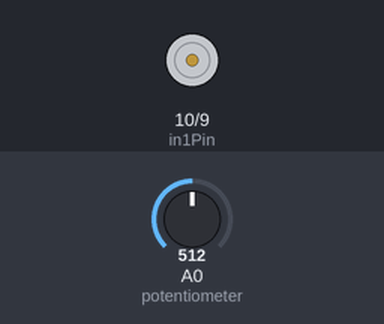
This sketch was run on a simulated Arduino Uno, built with avr-gcc and run on an emulated ATmega328P. Shown: motor-driver pin pairs drawn as motors (green arrow = first pin HIGH = forward, orange = second pin HIGH = backward, longer = more drive, scaled by the enable pin). The test bench sets the inputs (shaded band); at power-on: A0 (potentiometer) = 512.

Above: at 1.2 s.
1.3 s: A0 (potentiometer) set to 513
2.8 s: A0 (potentiometer) set to 716
At 3.3 s:
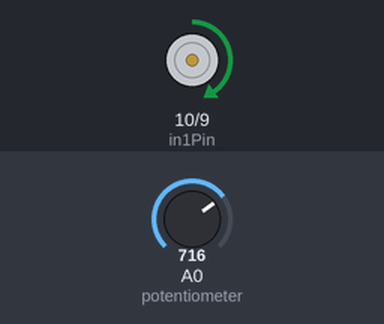
4.3 s: A0 (potentiometer) set to 900
At 5.5 s:
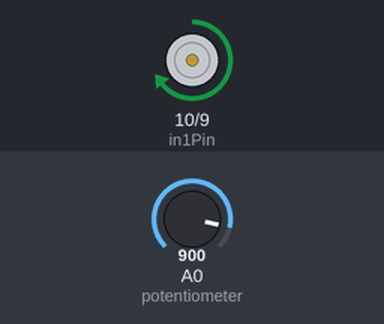
5.8 s: A0 (potentiometer) set to 502
At 6.7 s:
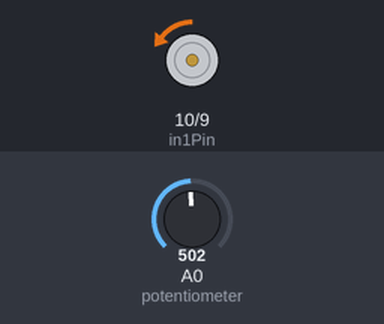
7.3 s: A0 (potentiometer) set to 522
At 7.9 s:
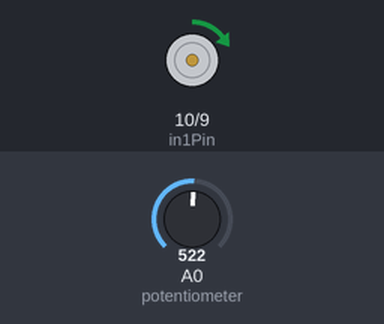
Timing chart, 0 to 9.8 s (numbered marks = the images above; inputs shaded):
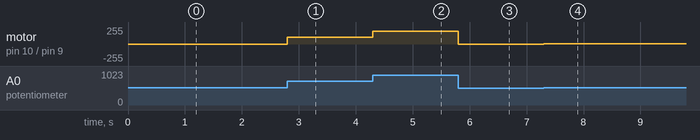

Measured:
- after the input at 2.8 s, motor on pin 10 (in1Pin) / pin 9 (in2Pin): stopped → forward 101/255 at once
- after the input at 4.3 s, motor on pin 10 (in1Pin) / pin 9 (in2Pin): forward 101/255 → forward 193/255 at once
- after the input at 5.8 s, motor on pin 10 (in1Pin) / pin 9 (in2Pin): forward 193/255 → backward 4/255 at once
- after the input at 7.3 s, motor on pin 10 (in1Pin) / pin 9 (in2Pin): backward 4/255 → forward 4/255 at once

The sketch:

Sketch_11.2.1_Control_Motor_by_L293D.ino
```cpp
/*
  Sketch 11.2.1
  Control Motor by L293D

  modified 2021/04/18
  by http://www.diygeek.lk
*/

int in1Pin = 10;      // Define L293D channel 1 pin
int in2Pin = 9;       // Define L293D channel 2 pin
int enable1Pin = 11;  // Define L293D enable 1 pin

boolean rotationDir;  // Define a variable to save the motor's rotation direction, true and false are represented by positive rotation and reverse rotation.
int rotationSpeed;    // Define a variable to save the motor rotation speed

void setup() {
  // Initialize the pin into an output mode:
  pinMode(in1Pin, OUTPUT);
  pinMode(in2Pin, OUTPUT);
  pinMode(enable1Pin, OUTPUT);
}

void loop() {
  int potenVal = analogRead(A0);  // Convert the voltage of rotary potentiometer into digital
  // Compare the number with value 512, if more than 512, clockwise rotates, otherwise, counter clockwise rotates
  rotationSpeed = potenVal - 512;
  if (potenVal > 512)
    rotationDir = true;
  else
    rotationDir = false;
  // Calculate the motor speed, the far number of deviation from the middle value 512, the faster the control speed will be
  rotationSpeed = abs(potenVal - 512);
  // Control the steering and speed of the motor
  driveMotor(rotationDir, map(rotationSpeed, 0, 512, 0, 255));
}

void driveMotor(boolean dir, int spd) {
  // Control motor rotation direction
  if (dir) {
    digitalWrite(in1Pin, HIGH);
    digitalWrite(in2Pin, LOW);
  }
  else {
    digitalWrite(in1Pin, LOW);
    digitalWrite(in2Pin, HIGH);
  }
  // Control motor rotation speed
  analogWrite(enable1Pin, constrain(spd, 0, 255));
}
```
